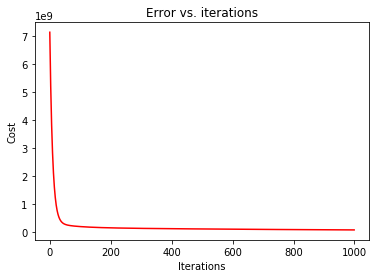

The script that drew this image:
# Multiple Linear Regression
#@author-Abhay Katheria

#computing cost function
def Cost(X,y,theta):
        tobesummed = np.power(((X @ theta.T)-y),2)
        return np.sum(tobesummed)/(2 * len(X))


def regressor(X_train,y_train):
        theta = np.zeros([1,len(X[1,:])])
        #setting hyper parameters
        alpha = 0.01
        iters = 1000
        #the cost array has been made to store value of error after ech iteration
        cost = np.zeros(iters)
        for i in range(iters):
            #the holy grail :GRADIENT DESCENT 
            theta = theta - (alpha/len(X_train)) * np.sum(X_train * (X_train @ theta.T - y_train), axis=0)
            cost[i] = Cost(X_train, y_train, theta)#STORING THE ERROR
        #plotting the error vs iteration    
        fig, ax = plt.subplots()    
        ax.plot(np.arange(iters), cost, 'r')  
        ax.set_xlabel('Iterations')  
        ax.set_ylabel('Cost')  
        ax.set_title('Error vs. iterations')     
        return theta

#mporting libraries
import numpy as np
import pandas as pd
import matplotlib.pyplot as plt
#reading the dataset 
dataset = pd.read_csv('50_Startups.csv')
#separating dependet and ndependet variables
X = dataset.iloc[:, :-1].values
y = dataset.iloc[:, len(X[1,:])].values
#this line was written because the array was not a numpy array of desired shape which was major bug
y = y.reshape(len(y),1)

# Encoding categorical data


#Here we have city as a categorical independant variable

# Encoding the Independent Variable
#SKLEARN offers awesome fuctioality to deal with categorical data
from sklearn.preprocessing import LabelEncoder, OneHotEncoder
labelencoder_X = LabelEncoder()
X[:, 3] = labelencoder_X.fit_transform(X[:, 3])
onehotencoder = OneHotEncoder(categorical_features = [3])
X = onehotencoder.fit_transform(X).toarray()
#we did this to avoid dumy variable trap
X=X[:, 1:]

X=(X-X.mean())/X.std() #normalisation

#addding a column of ones to independent variable (x0)
ones = np.ones([X.shape[0],1])
X = np.concatenate((ones,X),axis=1)
#splitting train and test set
from sklearn.cross_validation import train_test_split
X_train, X_test, y_train, y_test = train_test_split(X, y, test_size = 1/3, random_state = 1)
#magic begins
theta = regressor(X_train,y_train)
#predicting the test 
pred = X_test @ theta.T
